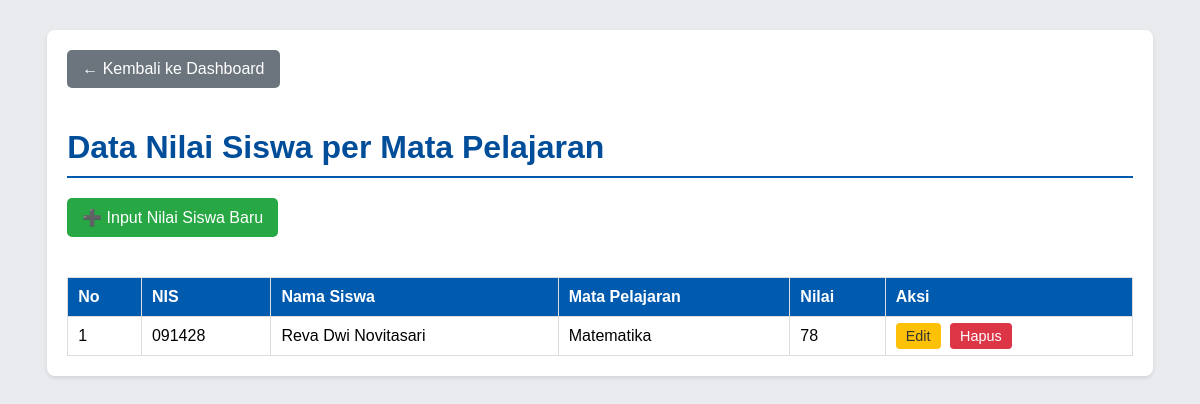
The app's page /admin/data_nilai.php (signed in) with its own data.
### tables this page shows
CREATE TABLE `ambil_mapel` (
  `id` int(11) NOT NULL,
  `id_siswa` int(11) NOT NULL,
  `id_mapel` int(11) NOT NULL,
  `nilai` varchar(5) DEFAULT NULL
);

CREATE TABLE `siswa` (
  `id` int(11) NOT NULL,
  `nis` varchar(20) NOT NULL,
  `nama` varchar(100) NOT NULL,
  `kelas` varchar(10) NOT NULL,
  `alamat` text DEFAULT NULL,
  `telepon` varchar(15) DEFAULT NULL,
  `tahun_masuk` year(4) DEFAULT NULL,
  `created_at` timestamp NOT NULL DEFAULT current_timestamp()
);

CREATE TABLE `mata_pelajaran` (
  `id` int(11) NOT NULL,
  `kode_mapel` varchar(10) NOT NULL,
  `nama_mapel` varchar(100) NOT NULL,
  `deskripsi` text DEFAULT NULL
);

### admin/data_nilai.php (the view, shortened to what this page needs)
<?php
include '../koneksi.php';
$query = "SELECT
            am.id,
            s.nis,
            s.nama AS nama_siswa,
            mp.nama_mapel,
            am.nilai
          FROM ambil_mapel am
          JOIN siswa s ON am.id_siswa = s.id
          JOIN mata_pelajaran mp ON am.id_mapel = mp.id
          ORDER BY s.nama ASC, mp.nama_mapel ASC";
$result = mysqli_query($koneksi, $query);
$data_nilai = mysqli_fetch_all($result, MYSQLI_ASSOC);
?>
<!DOCTYPE html>
<html lang="id">
<head>
</head>
<body>
    <div class="container">
        <a href="dashboard_admin.php" class="back-link">← Kembali ke Dashboard</a>
        <h1>Data Nilai Siswa per Mata Pelajaran</h1>
        <a href="tambah_nilai.php" class="add-button">➕ Input Nilai Siswa Baru</a>
        <table>
            <thead>
                <tr>
                    <th>No</th>
                    <th>NIS</th>
                    <th>Nama Siswa</th>
                    <th>Mata Pelajaran</th>
                    <th>Nilai</th>
                    <th>Aksi</th>
                </tr>
            </thead>
            <tbody>
                <?php $no = 1; ?>
                <?php if (count($data_nilai) > 0): ?>
                    <?php foreach ($data_nilai as $nilai): ?>
                        <tr>
                            <td><?php echo $no++; ?></td>
                            <td><?php echo htmlspecialchars($nilai['nis']); ?></td>
                            <td><?php echo htmlspecialchars($nilai['nama_siswa']); ?></td>
                            <td><?php echo htmlspecialchars($nilai['nama_mapel']); ?></td>
                            <td><?php echo htmlspecialchars($nilai['nilai']); ?></td>
                            <td class="aksi">
                                <a href="edit_nilai.php?id=<?php echo $nilai['id']; ?>" class="action-link edit">Edit</a>
                                <a href="proses_nilai.php?aksi=hapus&id=<?php echo $nilai['id']; ?>" class="action-link delete" onclick="return confirm('Yakin ingin menghapus nilai ini?')">Hapus</a>
                            </td>
                        </tr>
                    <?php endforeach; ?>
                <?php else: ?>
                    <tr>
                        <td colspan="6" style="text-align: center;">Belum ada data nilai siswa yang tercatat.</td>
                    </tr>
                <?php endif; ?>
            </tbody>
        </table>
    </div>
</body>
</html>

### admin/data_nilai.php (style rules this page uses)
body { font-family: Arial, sans-serif; background-color: #e9ebee; }
.container { width: 90%; margin: 30px auto; background: white; padding: 20px; border-radius: 8px; box-shadow: 0 2px 4px rgba(0,0,0,0.1); }
h1 { color: #004d99; border-bottom: 2px solid #005aae; padding-bottom: 10px; margin-bottom: 20px; }
.back-link, .add-button { display: inline-block; margin-bottom: 20px; color: white; text-decoration: none; padding: 10px 15px; border-radius: 5px; }
.back-link { background-color: #6c757d; }
.add-button { background-color: #28a745; }
table { width: 100%; border-collapse: collapse; margin-top: 20px; }
th, td { border: 1px solid #ddd; padding: 10px; text-align: left; vertical-align: top; }
th { background-color: #005aae; color: white; }
.action-link { padding: 5px 10px; border-radius: 4px; text-decoration: none; color: white; margin-right: 5px; font-size: 0.9em; }
.edit { background-color: #ffc107; color: #333; }
.delete { background-color: #dc3545; }

### records on screen
ambil_mapel: id_siswa.nis "091428", id_siswa.nama "Reva Dwi Novitasari", id_mapel.nama_mapel "Matematika", nilai "78"
